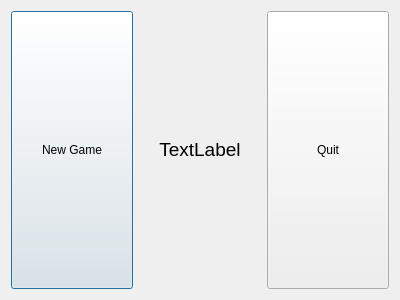
<?xml version="1.0" encoding="UTF-8"?>
<ui version="4.0">
 <class>gameover</class>
 <widget class="QDialog" name="gameover">
  <property name="geometry">
   <rect>
    <x>0</x>
    <y>0</y>
    <width>400</width>
    <height>300</height>
   </rect>
  </property>
  <property name="windowTitle">
   <string>Dialog</string>
  </property>
  <layout class="QHBoxLayout" name="horizontalLayout">
   <item>
    <widget class="QPushButton" name="pushButton">
     <property name="sizePolicy">
      <sizepolicy hsizetype="Ignored" vsizetype="Ignored">
       <horstretch>0</horstretch>
       <verstretch>0</verstretch>
      </sizepolicy>
     </property>
     <property name="text">
      <string>New Game</string>
     </property>
    </widget>
   </item>
   <item>
    <widget class="QLabel" name="label">
     <property name="sizePolicy">
      <sizepolicy hsizetype="Ignored" vsizetype="Ignored">
       <horstretch>0</horstretch>
       <verstretch>0</verstretch>
      </sizepolicy>
     </property>
     <property name="text">
      <string>&lt;html&gt;&lt;head/&gt;&lt;body&gt;&lt;p&gt;&lt;span style=&quot; font-size:14pt;&quot;&gt;TextLabel&lt;/span&gt;&lt;/p&gt;&lt;/body&gt;&lt;/html&gt;</string>
     </property>
     <property name="alignment">
      <set>Qt::AlignCenter</set>
     </property>
    </widget>
   </item>
   <item>
    <widget class="QPushButton" name="pushButton_2">
     <property name="sizePolicy">
      <sizepolicy hsizetype="Ignored" vsizetype="Ignored">
       <horstretch>0</horstretch>
       <verstretch>0</verstretch>
      </sizepolicy>
     </property>
     <property name="text">
      <string>Quit</string>
     </property>
    </widget>
   </item>
  </layout>
 </widget>
 <resources/>
 <connections/>
</ui>
